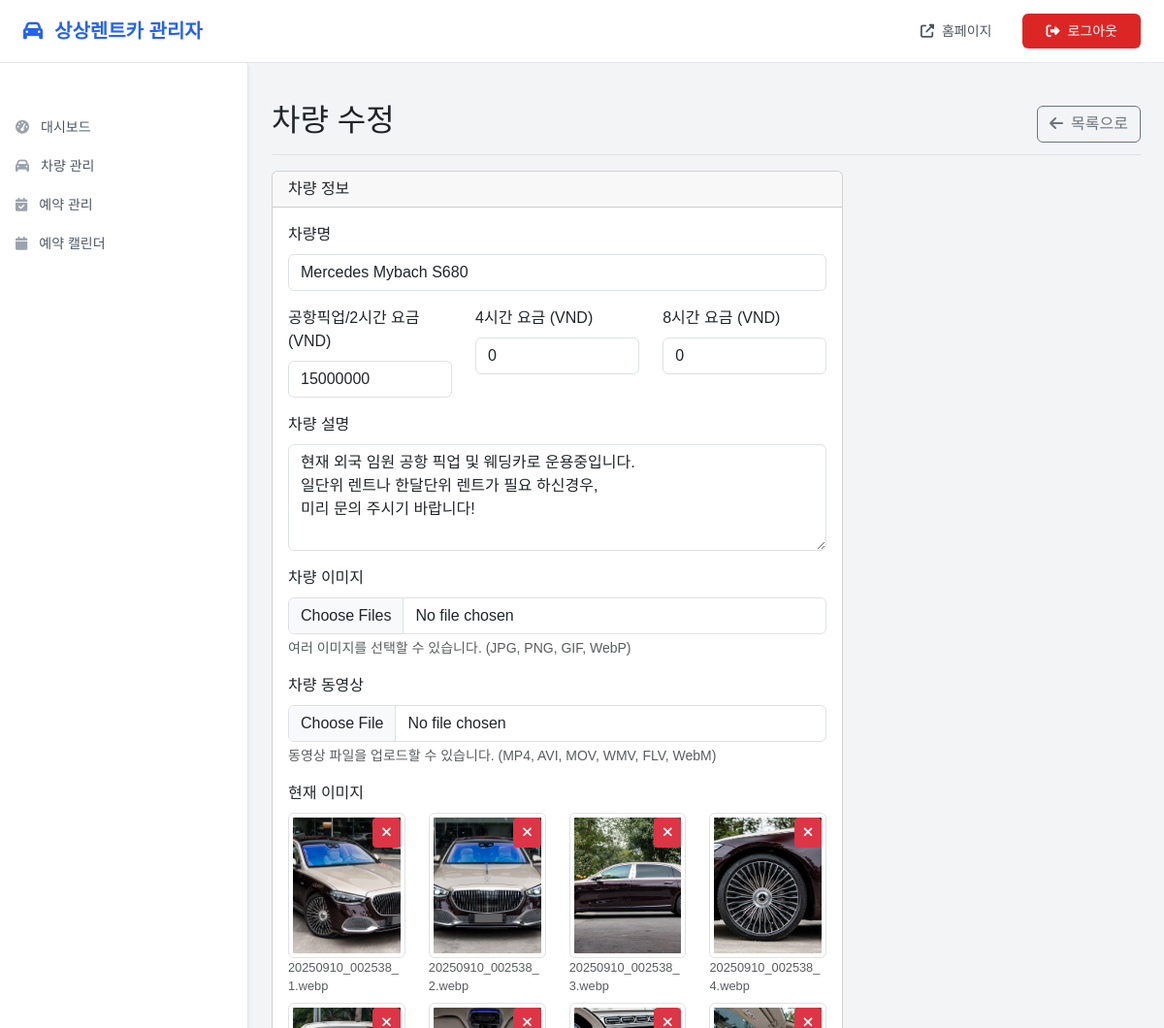
Page /admin/car/edit/1 (signed in) on the committed database.
### models.py (models this page shows, shortened)
class Car(db.Model):
    id = db.Column(db.Integer, primary_key=True)
    name = db.Column(db.String(100), nullable=False)
    description = db.Column(db.Text)
    price_2h = db.Column(db.Integer, nullable=False)  # Price in VND
    price_4h = db.Column(db.Integer, nullable=False)
    price_8h = db.Column(db.Integer, nullable=False)
    images = db.Column(db.Text)  # JSON string of image paths
    video = db.Column(db.String(255))  # Video file path
    created_at = db.Column(db.DateTime, default=datetime.utcnow)
    def get_images_list(self):
        if self.images:
            import json
            try:
                return json.loads(self.images)
            except:
                return []
        return []

### routes.py (the view)
    def decorated_function(*args, **kwargs):
        if 'admin_logged_in' not in session:
            return redirect(url_for('admin_login'))
        return f(*args, **kwargs)

### routes.py (called while the page is built)
def admin_required(f):
    def decorated_function(*args, **kwargs):
        if 'admin_logged_in' not in session:
            return redirect(url_for('admin_login'))
        return f(*args, **kwargs)
    decorated_function.__name__ = f.__name__
    return decorated_function

@app.route('/admin/car/edit/<int:car_id>')
@admin_required
def admin_car_edit(car_id):
    car = Car.query.get_or_404(car_id)
    return render_template('admin/car_form.html', car=car)

### templates/admin/car_form.html (shortened to what this page needs)
{% extends "admin/base.html" %}
{% block content %}
<div class="d-flex justify-content-between flex-wrap flex-md-nowrap align-items-center pt-3 pb-2 mb-3 border-bottom">
    <h1 class="h2">{% if car %}차량 수정{% else %}차량 추가{% endif %}</h1>
    <a href="{{ url_for('admin_cars') }}" class="btn btn-outline-secondary">
        <i class="fas fa-arrow-left me-2"></i>목록으로
    </a>
</div>
<div class="row">
    <div class="col-lg-8">
        <form method="POST" action="{{ url_for('admin_car_save') }}" enctype="multipart/form-data">
            <div class="card">
                <div class="card-header">
                    <h5 class="card-title mb-0">차량 정보</h5>
                </div>
                <div class="card-body">
                    <div class="mb-3">
                        <label for="name" class="form-label">차량명</label>
                        <input type="text" class="form-control" id="name" name="name"
                               value="{{ car.name if car else '' }}" required>
                    </div>
                    <div class="row">
                        <div class="col-md-4 mb-3">
                            <label for="price_2h" class="form-label">공항픽업/2시간 요금 (VND)</label>
                            <input type="number" class="form-control" id="price_2h" name="price_2h"
                                   value="{{ car.price_2h if car else '' }}" required>
                        </div>
                        <div class="col-md-4 mb-3">
                            <label for="price_4h" class="form-label">4시간 요금 (VND)</label>
                            <input type="number" class="form-control" id="price_4h" name="price_4h"
                                   value="{{ car.price_4h if car else '' }}" required>
                        </div>
                        <div class="col-md-4 mb-3">
                            <label for="price_8h" class="form-label">8시간 요금 (VND)</label>
                            <input type="number" class="form-control" id="price_8h" name="price_8h"
                                   value="{{ car.price_8h if car else '' }}" required>
                        </div>
                    </div>
                    <div class="mb-3">
                        <label for="description" class="form-label">차량 설명</label>
                        <textarea class="form-control" id="description" name="description" rows="4">{{ car.description if car else '' }}</textarea>
                    </div>
                    <div class="mb-3">
                        <label for="images" class="form-label">차량 이미지</label>
                        <input type="file" class="form-control" id="images" name="images"
                               multiple accept="image/*">
                        <div class="form-text">
                            여러 이미지를 선택할 수 있습니다. (JPG, PNG, GIF, WebP)
                        </div>
                    </div>
                    <div class="mb-3">
                        <label for="video" class="form-label">차량 동영상</label>
                        <input type="file" class="form-control" id="video" name="video"
                               accept="video/*">
                        <div class="form-text">
                            동영상 파일을 업로드할 수 있습니다. (MP4, AVI, MOV, WMV, FLV, WebM)
                        </div>
                    </div>
                    {% if car and car.get_images_list() %}
                        <div class="mb-3">
                            <label class="form-label">현재 이미지</label>
                            <div class="row" id="currentImages">
                                {% for image in car.get_images_list() %}
                                    <div class="col-md-3 mb-2 image-item" data-image="{{ image }}">
                                        <div class="position-relative">
                                            <img src="{{ url_for('static', filename='uploads/' + image) }}"
                                                 class="img-thumbnail" alt="차량 이미지" style="width: 100%; height: 150px; object-fit: cover;">
                                            <button type="button" class="btn btn-sm btn-danger position-absolute top-0 end-0 remove-image-btn"
                                                    onclick="removeExistingImage('{{ image }}', this)" style="margin: 5px;">
                                                <i class="fas fa-times"></i>
                                            </button>
                                        </div>
                                        <small class="text-muted d-block">{{ image }}</small>
                                    </div>
                                {% endfor %}
                            </div>
                        </div>
                    {% endif %}
                </div>
            </div>
        </form>
    </div>
</div>
{% endblock %}

### rows in the picture
Car: name "Mercedes Mybach S680", price_2h "15000000", price_4h "0", price_8h "0", description "현재 외국 임원 공항 픽업 및 웨딩카로 운용중입니다. 일단위 렌트나 한달단위 렌트가 필요 하신경우, 미리 문의 주시기 바랍니다!"

### other values in the picture
{{ image }} "20250910_002538_1.webp" "20250910_002538_2.webp" "20250910_002538_3.webp" "20250910_002538_4.webp"
